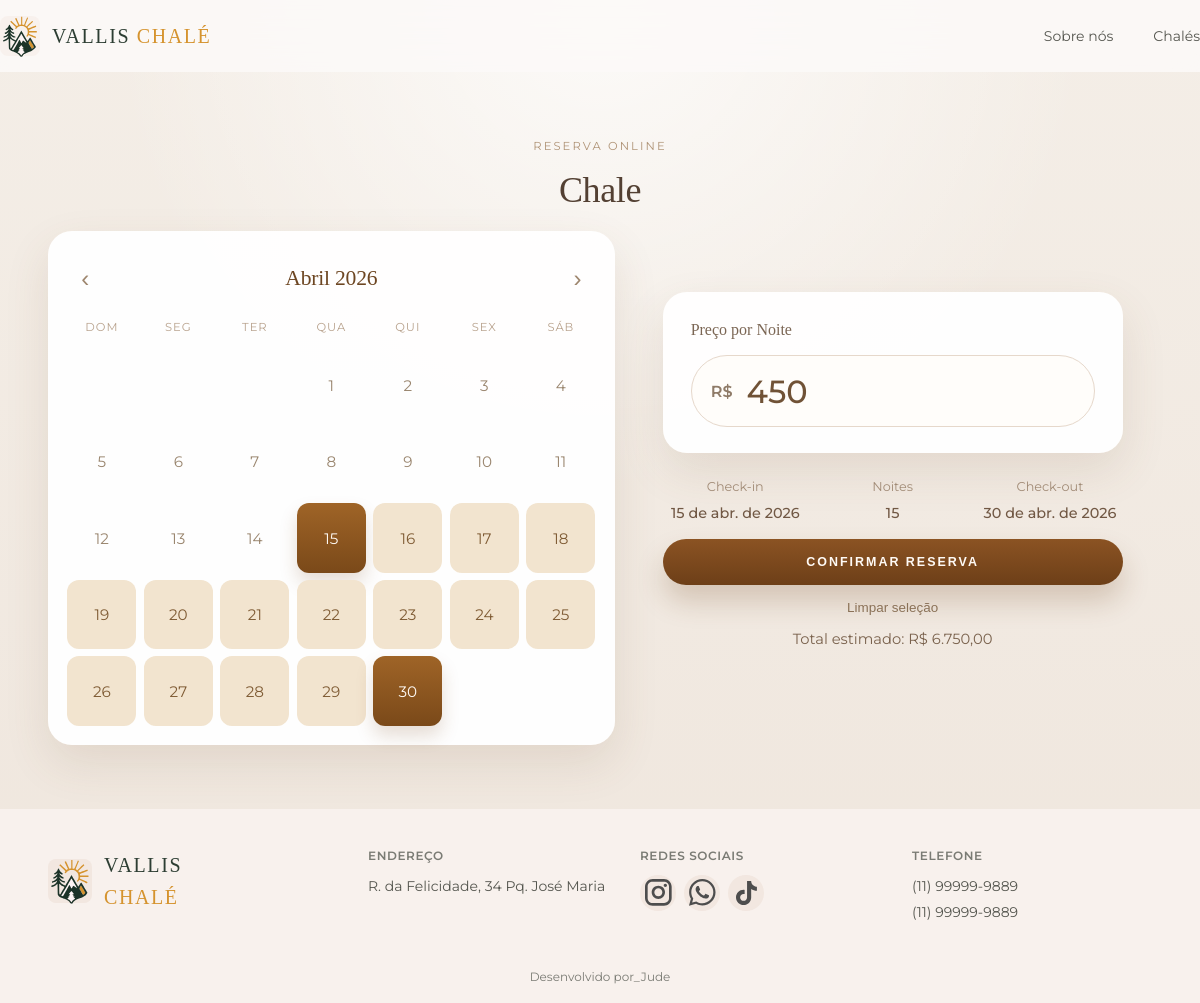
The page /pages/reservar.php on the database as committed earlier.
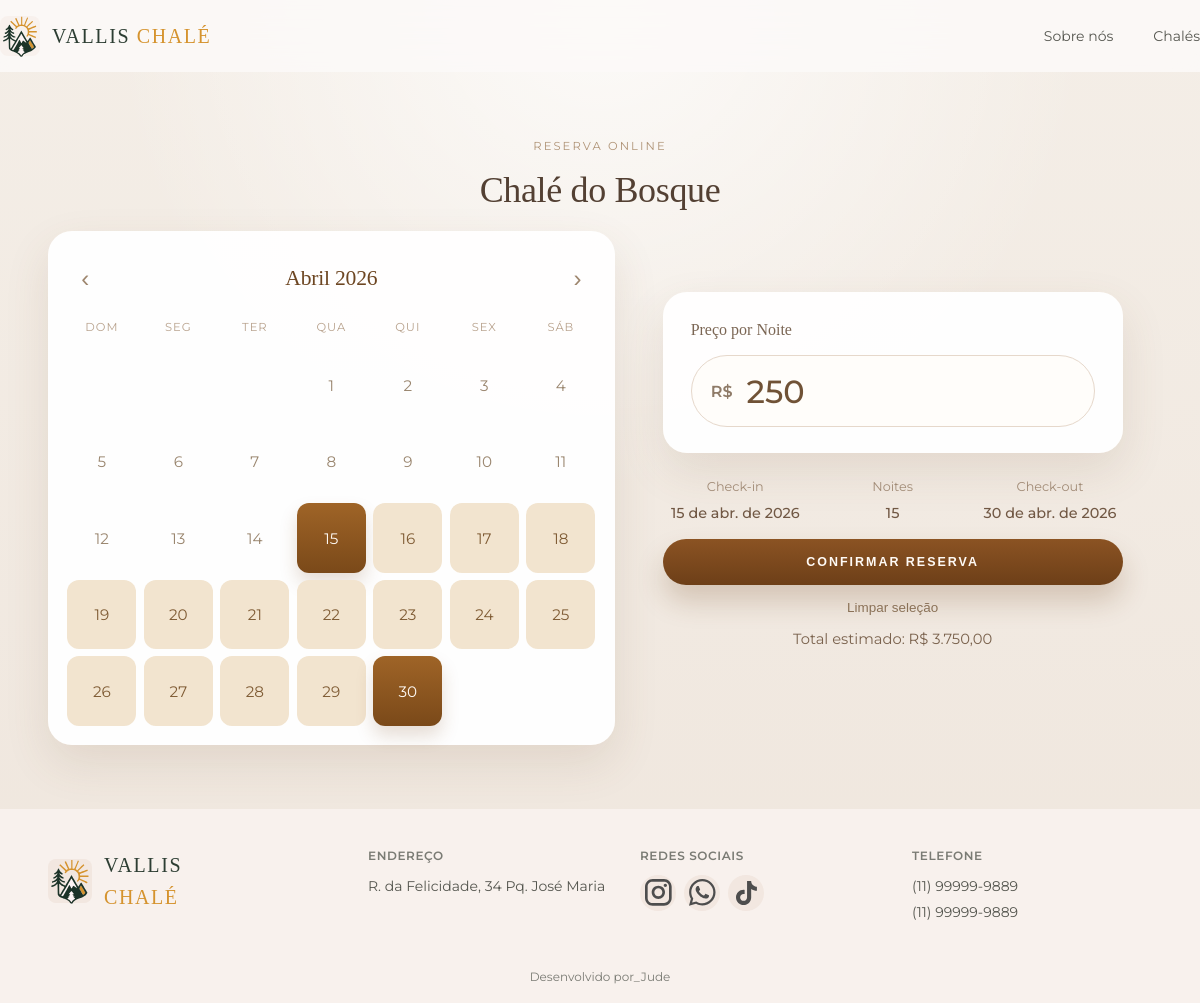
The same page on the database as committed later.
### tables this page shows
CREATE TABLE chale (
    id INT AUTO_INCREMENT PRIMARY KEY,
    nome VARCHAR(100) NOT NULL,
    descricao TEXT,
    imagem_url VARCHAR(255),
    preco_diaria DECIMAL(10,2) NOT NULL,
    datas_disponiveis JSON,
    disponibilidade BOOLEAN DEFAULT TRUE,
    categoria_id INT,
    FOREIGN KEY (categoria_id) REFERENCES categorias_chale(id)
);

### pages/reservar.php (the view, shortened to what this page needs)
<?php
require_once '../config.php';
$chaleReserva = null;
try {
    if (!$chaleReserva) {
        $chaleReserva = $pdo->query('SELECT id, nome, preco_diaria FROM chale WHERE disponibilidade = 1 ORDER BY id ASC LIMIT 1')->fetch();
    }
} catch (PDOException $e) {
    $chaleReserva = null;
}
$reservaChaleName = $chaleReserva['nome'] ?? 'Chale';
$reservaChalePrice = (float) ($chaleReserva['preco_diaria'] ?? 450);
?>
<!doctype html>
<html lang="pt-BR">
  <head>
    <link rel="stylesheet" href="../frontEnd/styles/tokens.css" />
    <link rel="stylesheet" href="../frontEnd/styles/global.css" />
    <link rel="stylesheet" href="../frontEnd/styles/sections/nav.css" />
    <link rel="stylesheet" href="../frontEnd/styles/sections/footer.css" />
    <link rel="stylesheet" href="../frontEnd/styles/sections/reservar.css" />
  </head>
  <body class="page-calendar" data-chale-name="<?= htmlspecialchars($reservaChaleName, ENT_QUOTES, 'UTF-8') ?>">
  <?php include "../frontEnd/includes/nav.inc.php"; ?>
    <main class="calendar-page">
      <section class="calendar-page__hero container">
        <span class="calendar-page__eyebrow">reserva online</span>
        <h1 class="calendar-page__title"><?= htmlspecialchars($reservaChaleName, ENT_QUOTES, 'UTF-8') ?></h1>
      </section>
      <section class="calendar-booking container" aria-label="Reserva do <?= htmlspecialchars($reservaChaleName, ENT_QUOTES, 'UTF-8') ?>">
        <article class="calendar-card" aria-labelledby="calendar-title">
          <div class="calendar-card__header">
            <button id="prev" class="calendar-nav" type="button" aria-label="Mes anterior">
              &#8249;
            </button>
            <h2 id="mesAno" class="calendar-card__title">Abril 2026</h2>
            <button id="next" class="calendar-nav" type="button" aria-label="Próximo mês">
              &#8250;
            </button>
          </div>
          <div class="calendar-weekdays" aria-hidden="true">
            <span>DOM</span>
            <span>SEG</span>
            <span>TER</span>
            <span>QUA</span>
            <span>QUI</span>
            <span>SEX</span>
            <span>SÁB</span>
          </div>
          <div id="dias" class="calendar-grid" role="grid" aria-labelledby="calendar-title"></div>
        </article>
        <aside class="booking-panel">
          <div class="price-card">
            <label class="price-card__label" for="precoNoite">Preço por Noite</label>
            <div class="price-card__field">
              <span>R$</span>
              <input
                id="precoNoite"
                type="number"
                min="0"
                step="10"
                value="<?= htmlspecialchars((string) $reservaChalePrice, ENT_QUOTES, 'UTF-8') ?>"
                aria-label="Preço por noite"
                readonly
              />
            </div>
          </div>
          <div class="booking-panel__summary">
            <div>
              <span>Check-in</span>
              <strong id="checkin">15 de abr. de 2026</strong>
            </div>
            <div>
              <span>Noites</span>
              <strong id="noites">15</strong>
            </div>
            <div>
              <span>Check-out</span>
              <strong id="checkout">30 de abr. de 2026</strong>
            </div>
          </div>
          <button id="confirmarReserva" class="booking-panel__button" type="button">
            Confirmar Reserva
          </button>
          <button id="limparDatas" class="booking-panel__link" type="button">Limpar seleção</button>
          <p id="resumoTotal" class="booking-panel__total">Total estimado: R$ 6.750</p>
          <p id="mensagemReserva" class="booking-panel__message" aria-live="polite"></p>
        </aside>
      </section>
    </main>
<?php include "../frontEnd/includes/footer.inc.php"; ?>
  </body>
</html>

Rows that differ between the two databases and show on the page:
added chale: nome "Chalé do Bosque", preco_diaria "250"
Other text that changed with them:
text written by a page script: "Total estimado: R$ 6.750,00" → "Total estimado: R$ 3.750,00"
$reservaChaleName: "Chale" → (not shown)
form field value: "450" → (not shown)
